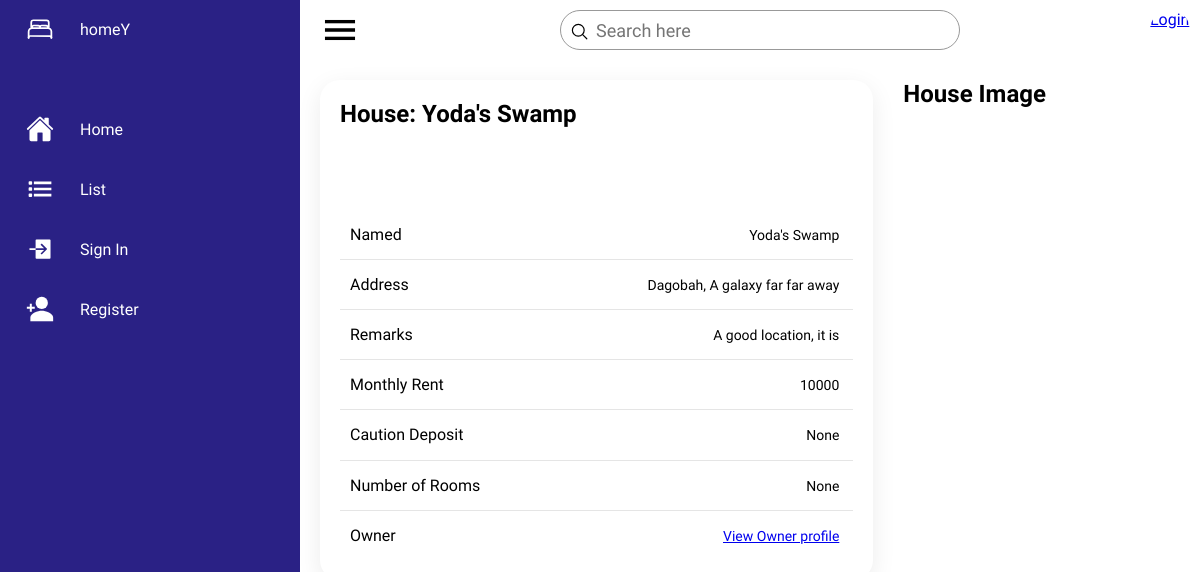
The app's page /house/1, older data.
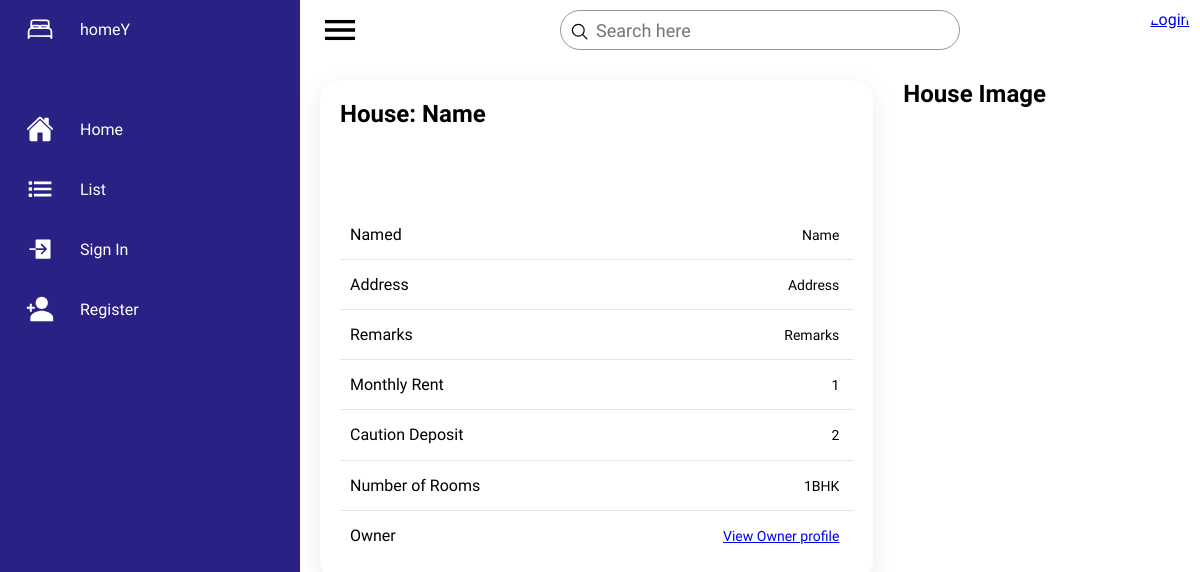
The same page, newer data.
### app/models.py (models this page shows, shortened)
class House(db.Model):
    id = db.Column(db.Integer, primary_key=True)
    name = db.Column(db.String)
    address = db.Column(db.String(256))
    remarks = db.Column(db.String(128))
    rent = db.Column(db.BigInteger)
    number_of_rooms = db.Column(db.String(32))
    caution_deposit = db.Column(db.Integer)
    owner = db.Column(db.Integer)

### app/routes.py (the view)
@app.route('/house/<id>')
def house(id):
    house = House.query.filter_by(id=id).first_or_404()
    return render_template('house.html', house=house, title='View House')

### app/templates/house.html (shortened to what this page needs)
{% extends "base.html" %}
{% block content %}
<link rel="stylesheet" type="text/css" href="../static/styles/book.css" />
<div class="details">
    <div class="Bookdetails">
        <div class="cardHeader">
            <h2>House: {{ house.name }}</h2>
        </div>
        <table>
            <tbody>
                <tr>
                    <td>Named</td>
                    <td><span class="book_info">{{ house.name }}</span></td>
                </tr>
                <tr>
                    <td>Address</td>
                    <td><span class="book_info">{{ house.address }}</span></td>
                </tr>
                <tr>
                    <td>Remarks</td>
                    <td><span class="book_info">{{ house.remarks }}</span></td>
                </tr>
                <tr>
                    <td>Monthly Rent</td>
                    <td><span class="book_info">{{ house.rent }}</span></td>
                </tr>
                <tr>
                    <td>Caution Deposit</td>
                    <td><span class="book_info">{{ house.caution_deposit }}</span></td>
                </tr>
                <tr>
                    <td>Number of Rooms</td>
                    <td><span class="book_info">{{ house.number_of_rooms }}</span></td>
                </tr>
                <tr>
                    <td>Owner</td>
                    <td><a class="book_info" href="{{url_for('user', id=house.owner)}}">View Owner profile</span></td>
                </tr>
            </tbody>
        </table>
    </div>
    <div class="BookCover">
        <div class="cardHeader">
            <h2> House Image </h2>
        </div>
    </div>
</div>
{% endblock %}

### app/templates/base.html (shortened to what this page needs)
<!DOCTYPE html>
<html lang="en">
<head>
    <link rel="stylesheet" href="../static/styles/base.css">
</head>
<body>
    <div class="container">
        <div class="navigation">
            <ul>
                <li>
                    <a>
                        <span class="icon">
                            <ion-icon name="bed-outline"></ion-icon>
                        </span>
                        <span class="title">homeY</span>
                    </a>
                </li>
                {% if current_user.is_anonymous %}
                <li>
                    <a href="{{ url_for('index') }}">
                        <span class="icon">
                            <ion-icon name="home"></ion-icon>
                        </span>
                        <span class="title">Home</span>
                    </a>
                </li>
                {% endif %}
                <li>
                    <a href="#">
                        <span class="icon">
                            <ion-icon name="List-sharp"></ion-icon>
                        </span>
                        <span class="title">List</span>
                    </a>
                </li>
                {% if current_user.is_anonymous %}
                <li>
                    <a href="{{ url_for('login') }}">
                        <span class="icon">
                            <ion-icon name="log-in-sharp"></ion-icon>
                        </span>
                        <span class="title">Sign In</span>
                    </a>
                </li>
                <li>
                    <a href="{{ url_for('register') }}">
                        <span class="icon">
                            <ion-icon name="person-add-sharp"></ion-icon>
                        </span>
                        <span class="title">Register</span>
                    </a>
                </li>
                {% endif %}
            </ul>
        </div>
        <div class="main">
            <div class="topbar">
                <div class="toggle">
                    <ion-icon name="menu-sharp"></ion-icon>
                </div>
                <div class="search">
                    <label>
                        <input type="text" placeholder="Search here">
                        <ion-icon name="search-outline"></ion-icon>
                    </label>
                </div>
                <div class="user">
                    {% if current_user.is_anonymous %}
                    <a href="{{ url_for('login') }}">Login
                    {% else %}
                    <a href="{{ url_for('user', id=current_user.id) }}">Profile
                    <img src="{{ current_user.avatar(128) }}" alt="Text">
                    {% endif %}
                    </a>
                </div>
            </div>
            {% block content %}{% endblock %}
        </div>
    </div>
</body>
</html>

### app/static/styles/base.css (style rules this page uses)
* { font-family: "Ubuntu", sans-serif; margin: 0; padding: 0; box-sizing: border-box; }
:root { --blue: #2a2185; --white: #fff; --gray: #f5f5f5; --black1: #000; --black2: #999; }
body { min-height: 100vh; overflow-x: hidden; }
.container { position: relative; width: 100%; }
.navigation { position: fixed; width: 300px; height: 100%; background: var(--blue); border-left: 10px solid var(--blue); transition: 0.5s; overflow: hidden; }
.navigation ul li:nth-child(1) { margin-bottom: 40px; pointer-events: none; }
.navigation ul li a { position: relative; display: block; width: 100%; display: flex; text-decoration: none; color: var(--white); }
.navigation ul li a .icon { position: relative; display: block; min-width: 60px; height: 60px; line-height: 75px; text-align: center; }
.navigation ul li a .icon ion-icon { font-size: 1.75rem; }
.navigation ul li a .title { position: relative; display: block; padding: 0 10px; height: 60px; line-height: 60px; text-align: start; white-space: nowrap; }
.main { position: absolute; width: calc(100% - 300px); left: 300px; min-height: 100vh; background: var(--white); transition: 0.5s; }
.topbar { width: 100%; height: 60px; display: flex; justify-content: space-between; align-items: center; padding: 0 10px; }
.toggle { position: relative; width: 60px; height: 60px; display: flex; justify-content: center; align-items: center; font-size: 2.5rem; cursor: pointer; }
.search { position: relative; width: 400px; margin: 0 10px; }
.search label { position: relative; width: 100%; }
.search label input { width: 100%; height: 40px; border-radius: 40px; padding: 5px 20px; padding-left: 35px; font-size: 18px; outline: none; border: 1px solid var(--black2); }
.search label ion-icon { position: absolute; top: 0; left: 10px; font-size: 1.2rem; }
.user { position: relative; width: 40px; height: 40px; border-radius: 50%; overflow: hidden; cursor: pointer; }

### app/static/styles/book.css (style rules this page uses)
.details { position: relative; width: 100%; padding: 20px; display: grid; grid-template-columns: 2fr 1fr; grid-gap: 30px; }
.details .Bookdetails { position: relative; display: grid; min-height: 500px; background: --white; padding: 20px; box-shadow: 0 7px 25px rgba(0, 0, 0, 0.08); border-radius: 20px; }
.details .cardHeader { display: flex; justify-content: space-between; align-items: flex-start; }
.cardHeader h2 { font-weight: 600; color: --blue; }
.details table { width: 100%; border-collapse: collapse; margin-top: 10px; }
.details .Bookdetails table tr { color: --black1; border-bottom: 1px solid rgba(0, 0, 0, 0.1); }
.details .Bookdetails table tr:last-child { border-bottom: none; }
.details .Bookdetails table tr td { padding: 10px; }
.details .Bookdetails table tr td:last-child { text-align: end; }
.book_info { padding: 2px 4px; color: --black1; border-radius: 4px; font-size: 14px; font-weight: 500; }

Row changes from the older to the newer data that the page shows:
changed House: name "Yoda's Swamp" → "Name"; address "Dagobah, A galaxy far far away" → "Address"; remarks "A good location, it is" → "Remarks"; rent "10000" → "1"; caution_deposit "None" → "2"; number_of_rooms "None" → "1BHK"
